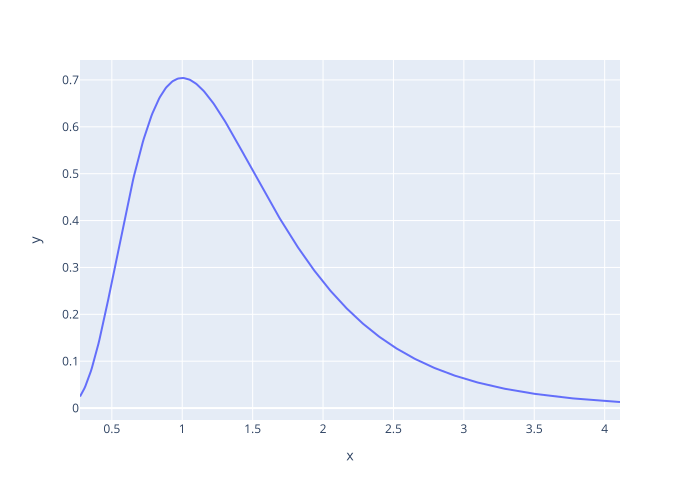

Reproduce this figure in Python.
import numpy as np
import plotly.express as px
import polars as pl
from scipy.stats import lognorm
import sys

mu = 0.25
sigma = 0.5

dist = lognorm(s=sigma, scale=np.exp(mu))
x = np.linspace(dist.ppf(0.001), dist.ppf(0.99), 500)
y = dist.pdf(x)

df = pl.DataFrame({"x": x, "y": y})
fig = px.line(df, x="x", y="y")
fig.write_image(sys.argv[1])
